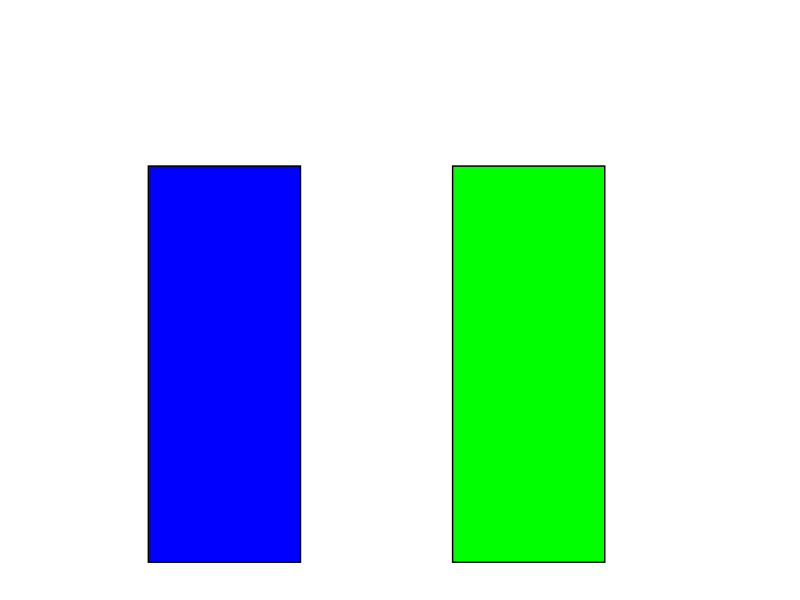

Generate this figure with R:
## ---- chunk 1
knitr::opts_chunk$set(fig.pos = 'H',
                      fig.asp = 0.618,
                      fig.width = 4,
                      fig.cap = "", 
                      fig.path = "",
                      echo = FALSE,
                      message = FALSE,
                      fig.show = "hold")
## ---- chunk 2
#| echo: false
#| fig-cap: "Zwei Keksdosen"
# Load ggplot2 library
library(ggplot2)

# Create data for the jars
jar_data <- data.frame(
  x_min = c(1, 4),   # Left x-coordinates of the jars
  x_max = c(2.5, 5.5),  # Right x-coordinates of the jars
  y_min = c(0, 0),   # Bottom y-coordinates of the jars
  y_max = c(3, 3),   # Top y-coordinates of the jars
  color = c("blue", "green")  # Colors of the jars
)

# Create the plot
ggplot() +
  # Add rectangles for jars
  geom_rect(data = jar_data, aes(xmin = x_min, xmax = x_max, ymin = y_min, ymax = y_max, fill = color),
            color = "black") +  # Add black borders to jars
  scale_fill_identity() +  # Use specified colors
  theme_minimal() +
  theme(axis.title = element_blank(),
        axis.text = element_blank(),
        axis.ticks = element_blank(),
        panel.grid = element_blank()) +
  xlim(0, 7) +
  ylim(0, 4)


## ---- chunk 3
#| message: false
library(tidyverse)
## ---- chunk 4
#| echo: false
d <-
  tibble(
    # definiere die Hypothesen (das "Gitter"): 
    p_Gitter = c(1, 2),
    # bestimme den Priori-Wert:       
    Priori  = .5) %>%  
    mutate(
      # berechne Likelihood für jeden Gitterwert:
      Likelihood = c(3/4, 2/4),
      # berechen unstand. Posteriori-Werte:
      unstd_Post = Likelihood * Priori,
      # berechne stand. Posteriori-Werte (summiert zu 1):
      Post = unstd_Post / sum(unstd_Post))  

d %>% 
  knitr::kable(digits=2)
## ---- chunk 5
#| echo: false
d <-
  tibble(
    # definiere die Hypothesen (das "Gitter"): 
    p_Gitter = c(1, 2),
    # bestimme den Priori-Wert:       
    Priori  = 1) %>%  
    mutate(
      # berechne Likelihood für jeden Gitterwert:
      Likelihood = c(3/4, 2/4),
      # berechen unstand. Posteriori-Werte:
      unstd_Post = Likelihood * Priori,
      # berechne stand. Posteriori-Werte (summiert zu 1):
      Post = unstd_Post / sum(unstd_Post))  

d %>% 
  knitr::kable(digits=2)
